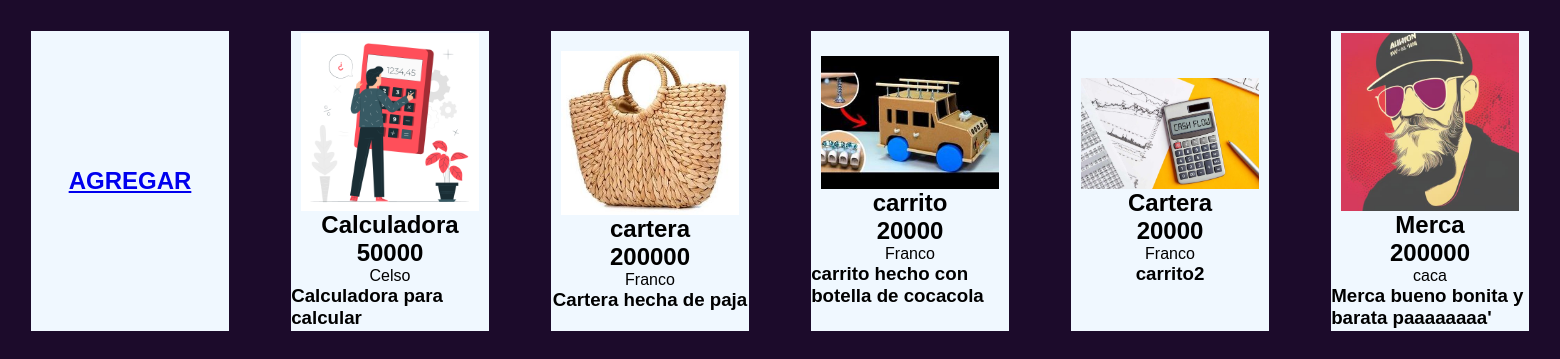
Page /render on the earlier database version.
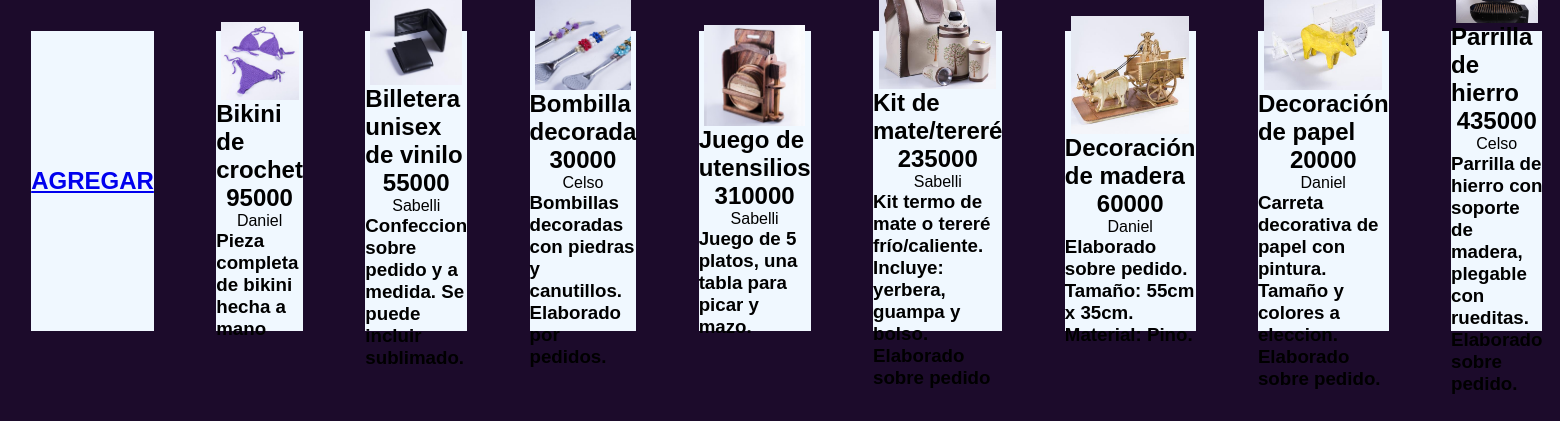
Same page on the later database version.
### app.py (models this page shows)
class Product(db.Model):
    id = db.Column(db.Integer(), primary_key=True)
    producto = db.Column(db.String(20))
    precio = db.Column(db.Integer())
    artesano = db.Column(db.String(50))
    descripcion = db.Column(db.String(100))
    file_name = db.Column(db.String(100))

### app.py (the view)
@app.route('/render')
def render ():
    with app.app_context():
        product = db.session.query(Product).all()
    return render_template ('index.html', product = product)

### templates/index.html (shortened to what this page needs)
<!DOCTYPE html>
<html lang="en">
<head>
    <link rel="stylesheet" href="/static/css/style.css">
    <link rel="stylesheet" href="{{ url_for ('static', filename = 'css/style.css')}}">
</head>
<body>
    <section id ="section_1">
        <div id = "show_product">
            <div class = "add" id = "add">
                <a href="/add_product"><h1>AGREGAR</h1></a>
            </div>
            {% for p in product %}
                <div class = "product_box" id = "add">
                    <img src="/static/uploads/{{ p.file_name }}" alt="">
                    <h1>{{ p.producto  }}</h1>
                    <h2>{{ p.precio  }}</h2>
                    <p>{{ p.artesano }}</p>
                    <h3>{{ p.descripcion }}</h3>
                </div>
            {% endfor %}
    </section>
</body>
</html>

### static/css/style.css (style rules this page uses)
* { padding: 0; margin: 0; font-family: sans-serif !important; }
section { width: 100vw; height: 100vh; display: flex; align-items: center; justify-content: center; }
#show_product { width: 100%; height: 100%; background-color: #1c0b2b; display: flex; }
.add { width: 200px; height: 300px; background-color: aliceblue; margin: 2%; display: flex; justify-content: center; align-items: center; cursor: pointer; }
.product_box { width: 200px; height: 300px; background-color: aliceblue; margin: 2%; display: flex; justify-content: center; align-items: center; cursor: pointer; flex-direction: column; }

### templates/index.html (style rules this page uses)
img { width: 90%; }

Differences in the rows shown:
removed Product: file_name (picture), producto "Calculadora", precio "50000", artesano "Celso", descripcion "Calculadora para calcular"
removed Product: file_name (picture), producto "cartera", precio "200000", artesano "Franco", descripcion "Cartera hecha de paja"
removed Product: file_name (picture), producto "carrito", precio "20000", artesano "Franco", descripcion "carrito hecho con botella de cocacola"
removed Product: file_name (picture), producto "Cartera", precio "20000", artesano "Franco", descripcion "carrito2"
added Product: file_name (picture), producto "Bikini de crochet", precio "95000", artesano "Daniel", descripcion "Pieza completa de bikini hecha a mano"
added Product: file_name (picture), producto "Billetera unisex de vinilo", precio "55000", artesano "Sabelli", descripcion "Confeccion sobre pedido y a medida. Se puede incluir sublimado."
added Product: file_name (picture), producto "Bombilla decorada", precio "30000", artesano "Celso", descripcion "Bombillas decoradas con piedras y canutillos. Elaborado por pedidos."
added Product: file_name (picture), producto "Juego de utensilios", precio "310000", artesano "Sabelli", descripcion "Juego de 5 platos, una tabla para picar y mazo."
changed Product: file_name: a different picture; producto "Merca" → "Kit de mate/tereré"; precio "200000" → "235000"; artesano "caca" → "Sabelli"; descripcion "Merca bueno bonita y barata paaaaaaaa'" → "Kit termo de mate o tereré frío/caliente. Incluye: yerbera, guampa y bolso. Elaborado sobre pedido"
added Product: file_name (picture), producto "Decoración de madera", precio "60000", artesano "Daniel", descripcion "Elaborado sobre pedido. Tamaño: 55cm x 35cm. Material: Pino."
added Product: file_name (picture), producto "Decoración de papel", precio "20000", artesano "Daniel", descripcion "Carreta decorativa de papel con pintura. Tamaño y colores a eleccion. Elaborado sobre pedido."
added Product: file_name (picture), producto "Parrilla de hierro", precio "435000", artesano "Celso", descripcion "Parrilla de hierro con soporte de madera, plegable con rueditas. Elaborado sobre pedido."
